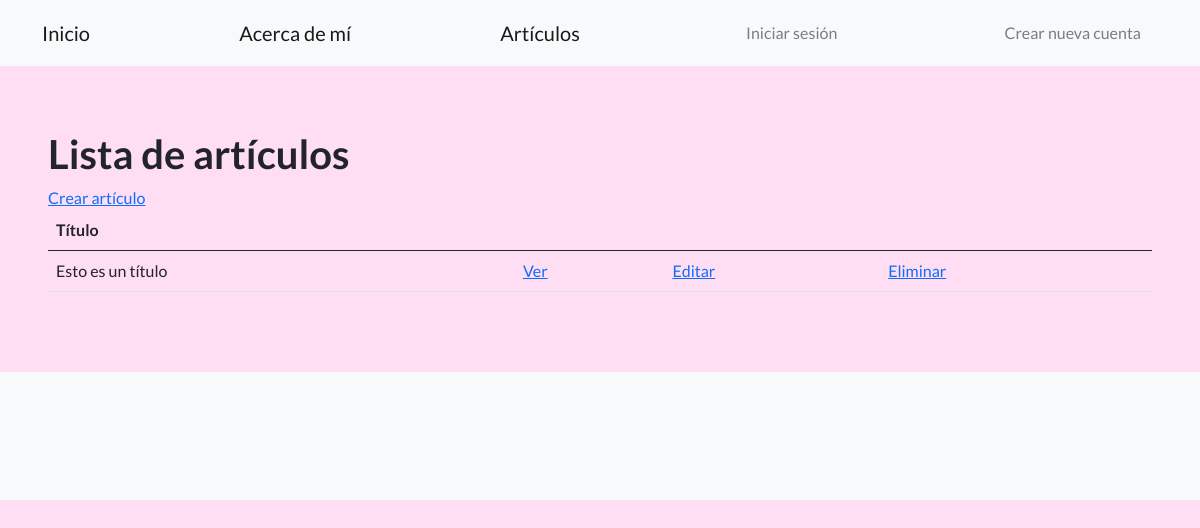
/articulos/, run on an earlier commit of the app's database.
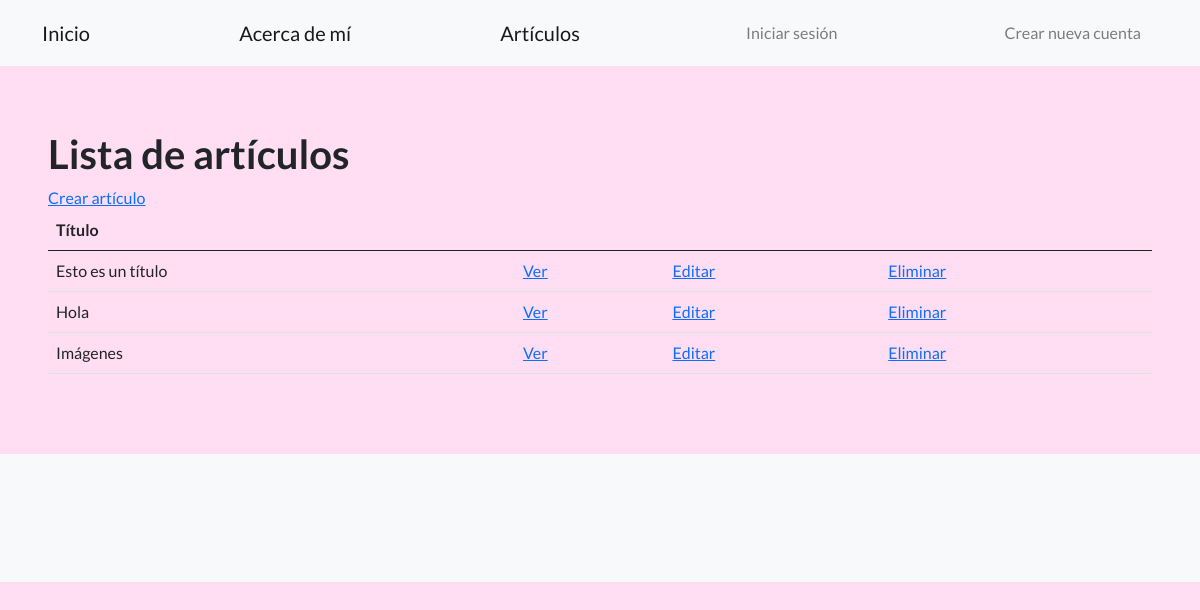
And on a later commit of the database.
### Blog/models.py (models this page shows, shortened)
class Articulo(models.Model):
    id = models.AutoField(primary_key=True)
    titulo = models.CharField(max_length=200)
    subtitulo = models.CharField(max_length=200)
    cuerpo = models.TextField()
    autor = models.ForeignKey(Perfil, on_delete=models.CASCADE)
    fecha = models.DateField(auto_now_add=True)
    imagen = models.ImageField(upload_to='articulos/', null=True, blank=True)

### Blog/views.py (the view)
# urls.py: path('articulos/', views.lista_articulos, name='lista_articulos'),
def lista_articulos(request):
    articulos = Articulo.objects.all()
    return render(request, 'Blog/lista_articulos.html', {'articulos': articulos})

### Blog/templates/Blog/lista_articulos.html
{% extends 'Blog/base.html' %}
{% load static %}
{% block contenido %}
    <h1>Lista de artículos</h1>
    <a href="{% url 'crear_articulo' %}">Crear artículo</a>
    {% if articulos %}
    <table class="table">
        <thead>
            <tr>
                <th>Título</th>
                <th></th>
                <th></th>
                <th></th>
            </tr>
        </thead>
        <tbody>
            {% for articulo in articulos %}
            <tr>
                <td>{{ articulo.titulo }}</td>
                <td><a href="{% url 'detalle_articulo' articulo.id %}">Ver</a></td>
                <td><a href="{% url 'editar_articulo' pk=articulo.pk %}">Editar</a></td>
                <td><a href="{% url 'eliminar_articulo' pk=articulo.pk %}">Eliminar</a></td>
            </tr>
            {% endfor %}
        </tbody>
    </table>
    {% else %}
        <p>No hay artículos disponibles</p>
    {% endif %}
{% endblock contenido %}

### Blog/templates/Blog/base.html (shortened to what this page needs)
{% load static %}
<!DOCTYPE html>
<html lang="en">
    <head>
        <link href="https://cdn.jsdelivr.net/npm/bootstrap-icons@1.5.0/font/bootstrap-icons.css" rel="stylesheet" type="text/css" />
        <link href="{% static 'css/styles.css' %}" rel="stylesheet" />
    </head>
    <body>
        <nav class="navbar navbar-light bg-light static-top">
            <div class="container">
                <a class="navbar-brand" href="{% url 'home' %}">Inicio</a>
                <a class="navbar-brand" href="{% url 'acerca_de' %}">Acerca de mí</a>
                <a class="navbar-brand" href="{% url 'lista_articulos' %}">Artículos</a>
                {% if user.is_authenticated %}
            <div class="dropdown">
                    <button class="btn btn-secondary dropdown-toggle" type="button" id="dropdownMenuButton1" data-bs-toggle="dropdown" aria-expanded="false">
                        <div style="display: inline-flex;">
                            <span>{{ user.username }}</span>
                        </div>
                    </button>
                    <ul class="dropdown-menu" aria-labelledby="dropdownMenuButton1">
                        <li>
                            <a class="dropdown-item" href="{% url 'cerrar_sesion' %}"><strong>Cerrar Sesión</strong></a>
                        </li>
                    </ul>
                    </div>
                </div>
                {% else %}
                <a class="btn btn-primary" href="{% url 'iniciar_sesion' %}">Iniciar sesión</a>
                <a class="btn btn-success" href="{% url 'registro' %}">Crear nueva cuenta</a>
                {% endif %}
            </div>
        </nav>
        <section style="padding:4rem 3rem;">
            {% block contenido %}{% endblock contenido %}
        </section>
        <footer class="footer bg-light">
        </footer>
    </body>
</html>

### Blog/templates/Blog/base.html (style rules this page uses)
html, body { height: 100%; margin: 0; padding: 0; }
body { background-color: #FFDDF2; }
.navbar { margin-bottom: 0; }
.navbar-brand { color: rgba(0, 0, 0, 0.5); }
.btn-primary, .btn-success { background-color: transparent; border-color: transparent; color: rgba(0, 0, 0, 0.5); }
.footer { background-color: #FFDDF2; margin-top: auto; padding: 20px; }

What changed in the data, as far as the page shows it:
added Articulo: titulo "Hola"
added Articulo: titulo "Imágenes"
